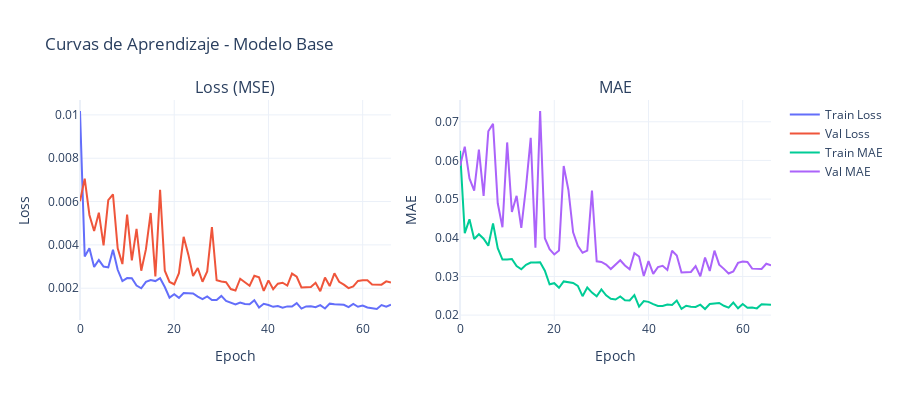

The notebook cell saved with this chart:
### Code cell
# Visualizar curvas de aprendizaje
fig = make_subplots(
    rows=1, cols=2,
    subplot_titles=('Loss (MSE)', 'MAE')
)

# Loss
fig.add_trace(
    go.Scatter(y=history_base.history['loss'], mode='lines', name='Train Loss'),
    row=1, col=1
)
fig.add_trace(
    go.Scatter(y=history_base.history['val_loss'], mode='lines', name='Val Loss'),
    row=1, col=1
)

# MAE
fig.add_trace(
    go.Scatter(y=history_base.history['mae'], mode='lines', name='Train MAE'),
    row=1, col=2
)
fig.add_trace(
    go.Scatter(y=history_base.history['val_mae'], mode='lines', name='Val MAE'),
    row=1, col=2
)

fig.update_xaxes(title_text="Epoch", row=1, col=1)
fig.update_xaxes(title_text="Epoch", row=1, col=2)
fig.update_yaxes(title_text="Loss", row=1, col=1)
fig.update_yaxes(title_text="MAE", row=1, col=2)

fig.update_layout(
    title_text="Curvas de Aprendizaje - Modelo Base",
    template='plotly_white',
    height=400
)

fig.show()

print(f"\n📊 Resultados finales:")
print(f"   Train Loss: {history_base.history['loss'][-1]:.6f}")
print(f"   Val Loss: {history_base.history['val_loss'][-1]:.6f}")
print(f"   Train MAE: {history_base.history['mae'][-1]:.6f}")
print(f"   Val MAE: {history_base.history['val_mae'][-1]:.6f}")
